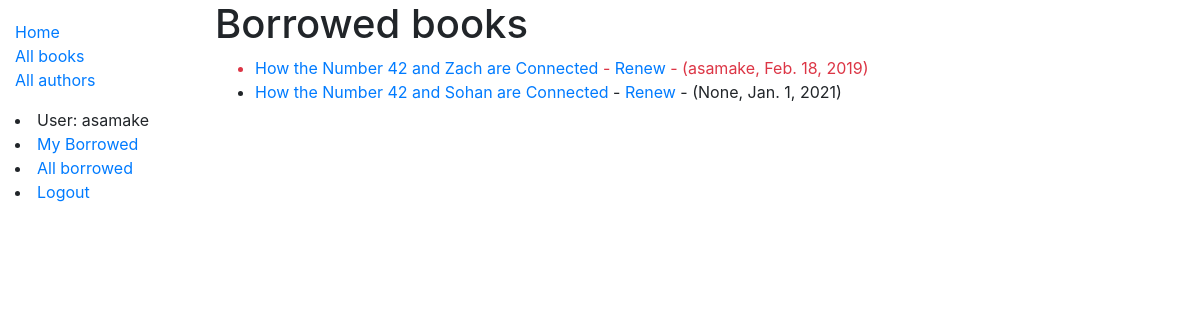
Page /catalog/borrowed/ (signed in) on the committed database.
### catalog/models.py (models this page shows, shortened)
class BookInstance(models.Model):
    id = models.UUIDField(primary_key=True, default=uuid.uuid4, help_text='Unique ID for this particular book across whole library')
    book = models.ForeignKey('Book', on_delete=models.SET_NULL, null=True)
    imprint = models.CharField(max_length=200)
    due_back = models.DateField(null=True, blank=True)
    borrower = models.ForeignKey(User, on_delete=models.SET_NULL, null=True, blank=True)
    @property
    def is_overdue(self):
        if self.due_back and date.today() > self.due_back:
            return True
        return False
    LOAN_STATUS = (
        ('m', 'Maintenance'),
        ('o', 'On loan'),
        ('a', 'Available'),
        ('r', 'Reserved'),
    )
    status = models.CharField(
        max_length=1,
        choices=LOAN_STATUS,
        blank=True,
        default='m',
        help_text='Book availability',
    )
    class Meta:
        ordering = ['due_back']
        permissions = (("can_mark_returned", "Set book as returned"),)
    class Meta:
        ordering = ['due_back']
        permissions = (("can_mark_returned", "Set book as returned"),)

class Book(models.Model):
    title = models.CharField(max_length=200)
    author = models.ForeignKey('Author', on_delete=models.SET_NULL, null=True)
    summary = models.TextField(max_length=1000, help_text='Enter a brief description of the book')
    isbn = models.CharField('ISBN', max_length=13, help_text='13 Character <a href="https://www.isbn-international.org/content/what-isbn">ISBN number</a>')
    genre = models.ManyToManyField(Genre, help_text='Select a genre for this book')
    def display_genre(self):
        """Create a string for the Genre. This is required to display genre in Admin."""
        return ', '.join(genre.name for genre in self.genre.all()[:3])
    display_genre.short_description = 'Genre'

### catalog/views.py (the view)
# urls.py: path('borrowed/', views.LoanedBooksListView.as_view(), name='all-borrowed'),
class LoanedBooksListView(PermissionRequiredMixin,generic.ListView):
    model = BookInstance
    permission_required = 'catalog.can_mark_returned'
    template_name ='catalog/bookinstance_list_borrowed_all.html'
    paginate_by = 10
    def get_queryset(self):
        return BookInstance.objects.filter(status__exact='o').order_by('due_back')

### catalog/templates/catalog/bookinstance_list_borrowed_all.html
{% extends "base_generic.html" %}
{% block content %}
    <h1>Borrowed books</h1>
    {% if bookinstance_list %}
    <ul>
    {% for bookinst in bookinstance_list %}
    <li class="{% if bookinst.is_overdue %}text-danger{% endif %}">
        <a href="{% url 'book-detail' bookinst.book.pk %}">{{bookinst.book.title}}</a>
        {% if perms.catalog.can_mark_returned %}
        - <a href="{% url 'renew-book-librarian' bookinst.id %}">Renew</a> -
        {% endif %}
        ({{bookinst.borrower}}, {{ bookinst.due_back }})
    </li>
    {% endfor %}
    </ul>
    {% else %}
    <p>There are no books borrowed.</p>
    {% endif %}
{% endblock %}

### catalog/templates/base_generic.html (shortened to what this page needs)
<!DOCTYPE html>
<html lang="en">
<head>
  <link rel="stylesheet" href="https://stackpath.bootstrapcdn.com/bootstrap/4.1.3/css/bootstrap.min.css">
  {% load static %}
  <link rel="stylesheet" href="{% static 'css/styles.css' %}">
</head>
<body>
  <div class="container-fluid">
    <div class="row">
      <div class="col-sm-2">
      {% block sidebar %}
        <ul class="sidebar-nav">
          <li><a href="{% url 'index' %}">Home</a></li>
          <li><a href="{% url 'books' %}">All books</a></li>
          <li><a href="{% url 'authors' %}">All authors</a></li>
        </ul>
            {% if user.is_authenticated %}
                <li>User: {{ user.get_username }}</li>
                <li><a href="{% url 'my-borrowed' %}">My Borrowed</a></li>
                {% if perms.catalog.can_mark_returned %}
                <li><a href="{% url 'all-borrowed'%}">All borrowed</a></li>
                {% endif %}
                <li><a href="{% url 'logout'%}?next={{request.path}}">Logout</a></li>
            {% else %}
                <li><a href="{% url 'login'%}?next={{request.path}}">Login</a></li>
            {% endif %}
     {% endblock %}
      </div>
      <div class="col-sm-10 ">{% block content %}{% endblock %}
      </div>
    </div>
  </div>
</body>
</html>

### catalog/static/css/styles.css (style rules this page uses)
.sidebar-nav { margin-top: 20px; padding: 0; list-style: none; }

### rows in the picture
BookInstance: book "How the Number 42 and Zach are Connected", borrower "asamake", due_back "Feb. 18, 2019"
BookInstance: book "How the Number 42 and Sohan are Connected", borrower "None", due_back "Jan. 1, 2021"

### other values in the picture
{{ user.get_username }} "asamake"
